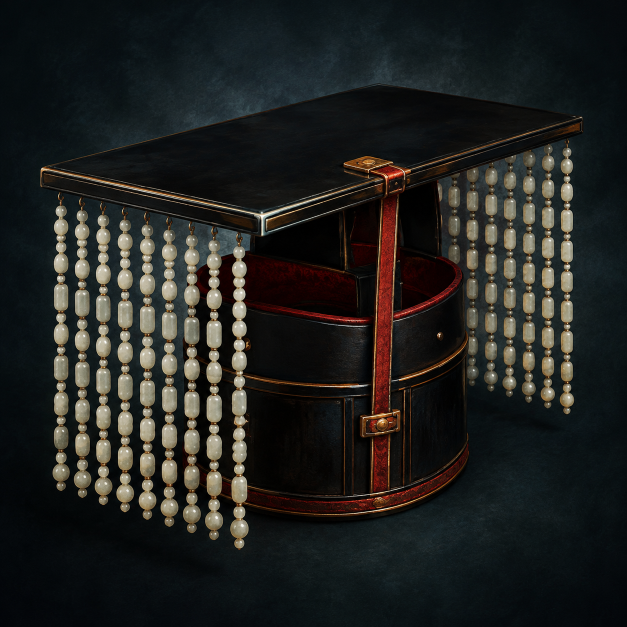
#> input picture tools/assets/tianzi_government/sources/mianliu.png, 1254 x 1254 px (shown at 1/2 size)
$ python export_assets.py
#> lines starting #> are read from the running program, lines starting #| are printed output that depends on the picture
#!/usr/bin/env python3
"""Reproduce size/format exports of imagegen art; no semantic image edits."""
from pathlib import Path
import hashlib
import json
from PIL import Image, ImageDraw

HERE = Path(__file__).resolve().parent
ROOT = HERE.parents[2]
SOURCE = HERE / 'sources/mianliu.png'
TEXTURE = ROOT / 'guangdong_independent_practice/gfx/interface/zhx_tianzi/mianliu_57.dds'
PREVIEW = ROOT / 'planning/tianzi_government/icon_preview.png'


def main():
    original = Image.open(SOURCE).convert('RGBA')
    icon = original.resize((57, 57), Image.Resampling.LANCZOS)
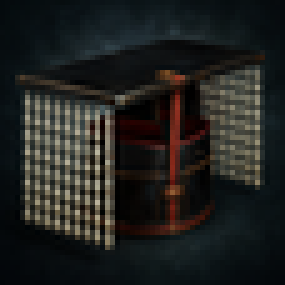
#> icon: PIL image 57x57 RGBA (shown 5 times larger); mean R, G, B, A 33, 33.8, 31.6, 255
    TEXTURE.parent.mkdir(parents=True, exist_ok=True)
    icon.save(TEXTURE)
    decoded = Image.open(TEXTURE).convert('RGBA')
    assert decoded.size == (57, 57) and decoded.tobytes() == icon.tobytes()
    board = Image.new('RGB', (430, 480), '#171f21')
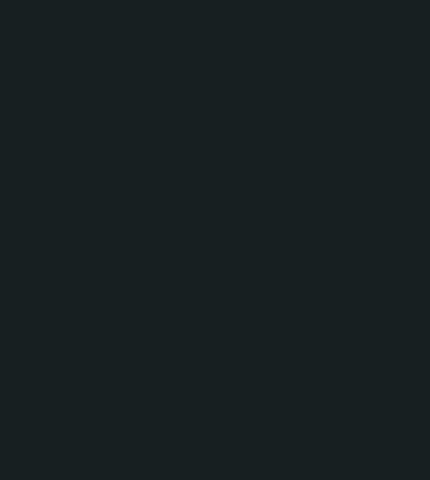
#> board: PIL image 430x480 RGB; mean R, G, B 23, 31, 33
    draw = ImageDraw.Draw(board)
    board.paste(original.resize((360, 360), Image.Resampling.LANCZOS), (35, 20))
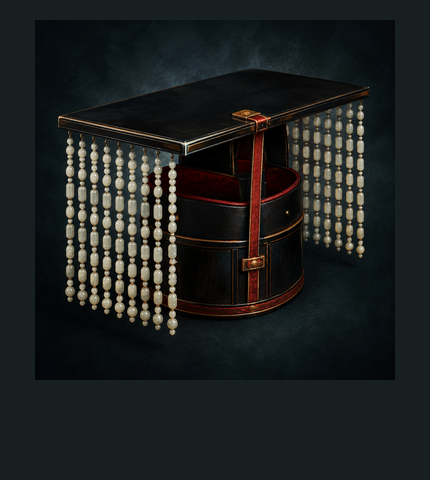
#> board: PIL image 430x480 RGB; mean R, G, B 29.3, 32.7, 32.1
    board.paste(decoded, (35, 402))
    draw.text((109, 412), '57 x 57 production texture', fill='#e7d7b1')
    draw.text((109, 433), 'Asset preview - not an in-game screenshot', fill='#a5b4b4')
    PREVIEW.parent.mkdir(parents=True, exist_ok=True)
    board.save(PREVIEW)
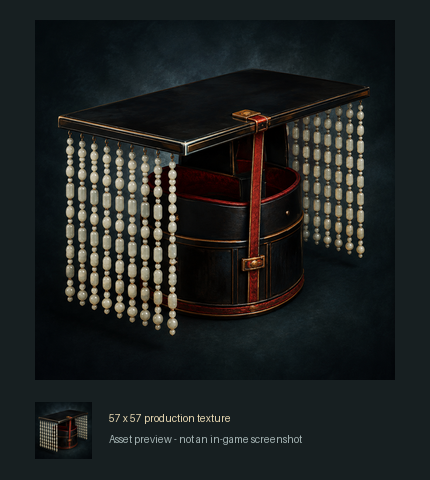
#> saved as icon_preview.png: PIL image 430x480 RGB; mean R, G, B 30, 33.3, 32.5
    manifest = {
        'generator': 'built-in imagegen',
        'conversion': 'LANCZOS resize; uncompressed RGBA DDS',
        'assets': {'mianliu': {
            'source': str(SOURCE.relative_to(ROOT)),
            'source_sha256': hashlib.sha256(SOURCE.read_bytes()).hexdigest(),
            'source_size': list(original.size),
            'texture': str(TEXTURE.relative_to(ROOT)),
            'texture_sha256': hashlib.sha256(TEXTURE.read_bytes()).hexdigest(),
            'texture_size': [57, 57], 'frames': 1,
        }},
    }
    (HERE / 'manifest.json').write_text(json.dumps(manifest, indent=2) + '\n')
    print('PASS: 57x57 DDS decodes pixel-exactly; manifest and preview exported')


if __name__ == '__main__':
    main()
